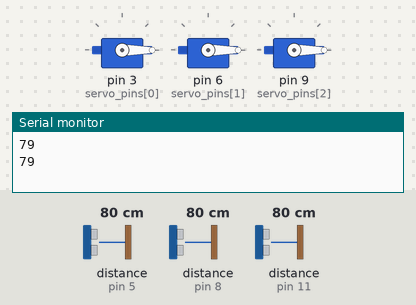
The sketch below on a simulated Arduino Uno, built with avr-gcc and run on an emulated ATmega328P. On the bench: 3 × servo, the last lines printed to the serial monitor. Wiring (inferred from the names in the program): 3 × ultrasonic range finder: trigger pin 4, echo pin 5 / trigger pin 7, echo pin 8 / trigger pin 10, echo pin 11. The inputs (shaded band) are chosen by the test bench; at power-on: distance to the obstacle (sensors on pin 5, pin 8, pin 11) 80 cm. The echo pulse lasts 58.3 µs per cm.

Above: at 0.18 s.
At 4.2 s:
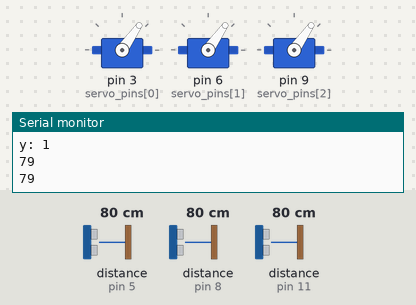
4.3 s: distance to the obstacle (sensor on pin 5) set to 2 cm
At 5.3 s:
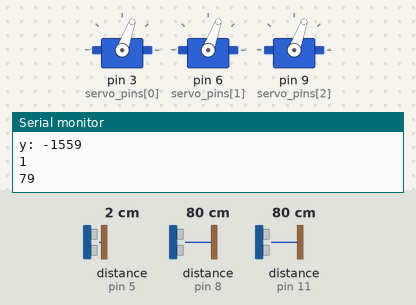
Timing chart, 0 to 13.3 s (numbered marks = the images above; inputs shaded):
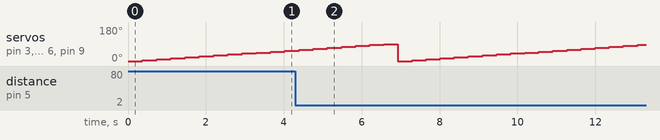

The sketch:

trilateration.ino
```cpp
#include <Servo.h>
Servo servo1;
Servo servo2;
Servo servo3;
Servo servos[3] = {servo1, servo2, servo3};
const int servo_pins[3] = {3,6,9};
const int sensors[3][2] = {{4,5}, {7,8}, {10,11}};
const int interSensorDelay = 100; //delay for reducing sensor noise from other pulses
const int intraSensorDelay = 5; //delay before another sensor measurement
const int servoStepAngle = 5; //step servo by 5 degrees before each measurement
const int measurementDelayPerStep = 10; //delay for servo to stabalize
const int servoBounds[2] = {0, 90};
const int coords[3][2] = {{0,0}, {2,0}, {0,2}};
const int adjustMaxDistance = 2; //factor in delays for pulseIn timeout in get_distance

int get_distance(int trig, int echo, int max_distance = 100){
  float sound_speed = 0.0343; //sound speed in cm/microsecond
  digitalWrite(trig, LOW);
  delayMicroseconds(2);
  digitalWrite(trig, HIGH);
  delayMicroseconds(10);
  digitalWrite(trig, LOW);
  int duration = pulseIn(echo, HIGH, 2*adjustMaxDistance*max_distance/sound_speed);
  int distance = (duration*sound_speed)/2;
  Serial.println(distance);
  return distance;
}

float trilaterate(int x1, int y1, int x2, int y2, int x3, int y3, int r1, int r2, int r3){
    int a1 = (2*x2) - (2*x1);
    int b1 = (2*y2) - (2*y1);
    int c1 = r1*r1 - r2*r2 - x1*x1  - y1*y1 + x2*x2 + y2*y2;

    int a2 = (2*x3) - (2*x1);
    int b2 = (2*y3) - (2*y1);
    int c2 = r1*r1 - r3*r3 - x1*x1 - y1*y1 + x3*x3 + y3*y3;

    float y = (c2*a1 - a2*c1)/(a1*b2 - a2*b1);
    float x = (c1 - b1*y)/a1;

    return x, y;
}

void setup(){
  Serial.begin(9600);

  //attach servos to corresponding pins
  for(int i = 0; i < 3; i++){
    servos[i].attach(servo_pins[i]);
  }

  //set sensor pin modes
  for(int i = 0; i < 3; i++){
    pinMode(sensors[i][0], OUTPUT);
    pinMode(sensors[i][1], INPUT);
  }
}

void loop(){
  for(int angle = servoBounds[0]; angle <= servoBounds[1]; angle += servoStepAngle){
    for(int i = 0; i < 3; i++){
      servos[i].write(angle);
    }
    delay(servoStepAngle*measurementDelayPerStep);
    int radii[3];
    for(int i = 0; i < 3; i++){
      radii[i] = get_distance(sensors[i][0], sensors[i][1]);
      delay(interSensorDelay);
    }
    if(radii[0] != 0 & radii[1] != 0 & radii[2] != 0){
      int x, y = trilaterate(coords[0][0], coords[0][1], coords[1][0], coords[1][1], coords[2][0], coords[2][1], radii[0], radii[1], radii[2]);
      Serial.print("x: ");
      Serial.println(x);
      Serial.print("y: ");
      Serial.println(y);
    }
  }
}
```
